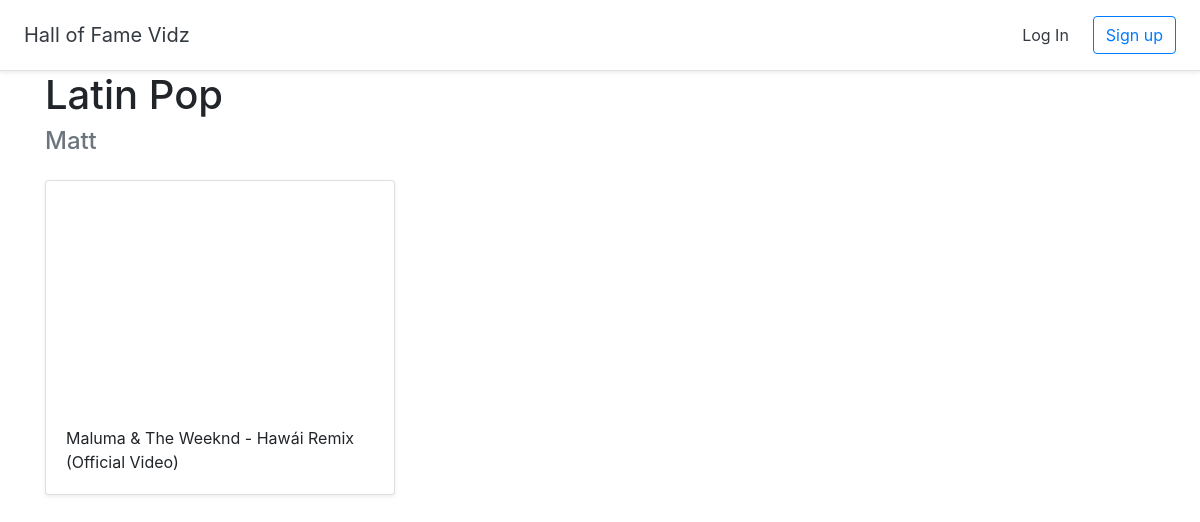
/halloffame/3, run on an earlier commit of the app's database.
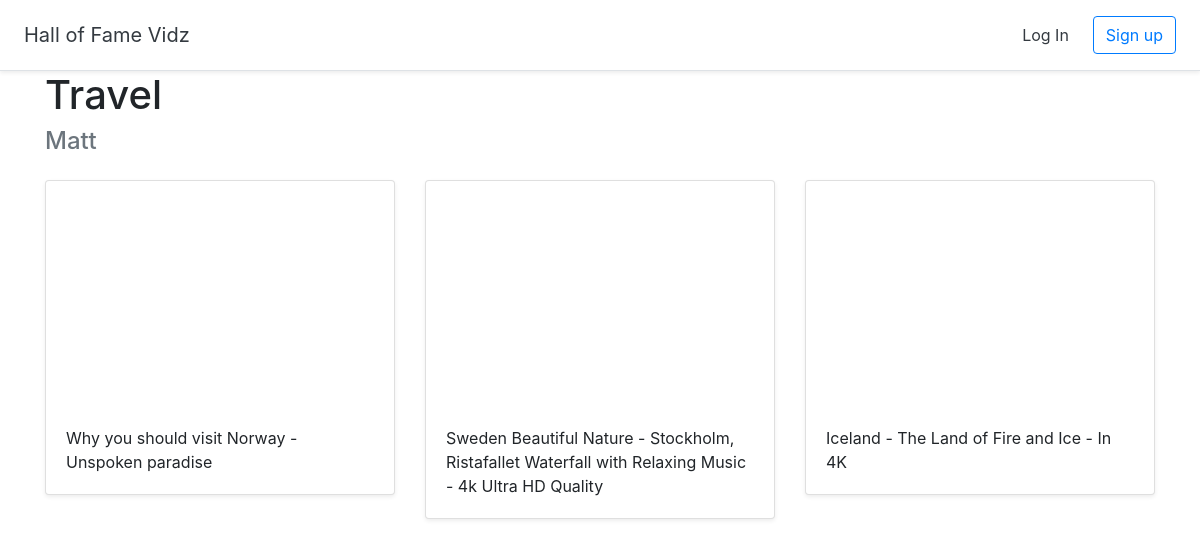
And on a later commit of the database.
### halls/models.py (models this page shows)
class Hall(models.Model):
    title = models.CharField(max_length = 255)
    user = models.ForeignKey(User, on_delete=models.CASCADE)

class Video(models.Model):
    title = models.CharField(max_length = 255)
    url = models.URLField()
    youtube_id = models.CharField(max_length = 255)
    hall = models.ForeignKey(Hall, on_delete=models.CASCADE)

### halls/views.py (the view)
# urls.py: path('halloffame/<int:pk>',views.DetailHall.as_view(),name='detail_hall'),
class DetailHall(generic.DetailView):
    model = Hall
    template_name = 'halls/detail_hall.html'

### halls/templates/halls/detail_hall.html (shortened to what this page needs)
{% extends 'halls/base.html' %}
{% block content %}
<div class="container">
<h1>{{ hall.title }}</h1>
<h4 class="text-muted">{{ hall.user.username }}</h4>
    <div class="row">
      {% for video in hall.video_set.all %}
      <div class="col-md-4 mt-3">
        <div class="card mb-4 shadow-sm">
          <iframe width="100%" height="225" src="https://www.youtube.com/embed/{{ video.youtube_id }}" frameborder="0" allow="accelerometer; autoplay; encrypted-media; gyroscope; picture-in-picture" allowfullscreen></iframe>
          <div class="card-body">
            <p class="card-text">{{ video.title }}</p>
          </div>
        </div>
      </div>
      {% endfor %}
      </div>
</div>
{% endblock %}

### halls/templates/halls/base.html (shortened to what this page needs)
<!doctype html>
<html lang="en">
{% load static %}
<head>
  <link rel="stylesheet" href="https://stackpath.bootstrapcdn.com/bootstrap/4.2.1/css/bootstrap.min.css">
  <link href="{% static 'custom.css' %}" rel="stylesheet">
</head>
<body>
  <div class="d-flex flex-column flex-md-row align-items-center p-3 px-md-4 bg-white border-bottom shadow-sm">
    <h5 class="my-0 mr-md-auto font-weight-normal"><a href="{% url 'home' %}" class="text-dark">Hall of Fame Vidz</a></h5>
    <nav class="my-2 my-md-0 mr-md-3">
      {% if user.is_authenticated %}
      <a class="p-2 text-dark" href="{% url 'dashboard' %}">Dashboard</a>
      <a class="p-2 text-dark" href="{% url 'logout' %}">Log Out</a>
      {% else %}
      <a class="p-2 text-dark" href="{% url 'login' %}">Log In</a>
      {% endif %}
    </nav>
    {% if user.is_authenticated == False %}
    <a class="btn btn-outline-primary" href="{% url 'signup' %}">Sign up</a>
    {% endif %}
  </div>
  {% block content %}
  {% endblock %}
</body>
</html>

What changed in the data, as far as the page shows it:
no longer on this page (row edited): Video: title "Maluma & The Weeknd - Hawái Remix (Official Video)"
changed Hall "Matt": title "Latin Pop" → "Travel"
added Video: title "Why you should visit Norway - Unspoken paradise"
added Video: title "Sweden Beautiful Nature - Stockholm, Ristafallet Waterfall with Relaxing Music - 4k Ultra HD Quality"
added Video: title "Iceland - The Land of Fire and Ice - In 4K"
